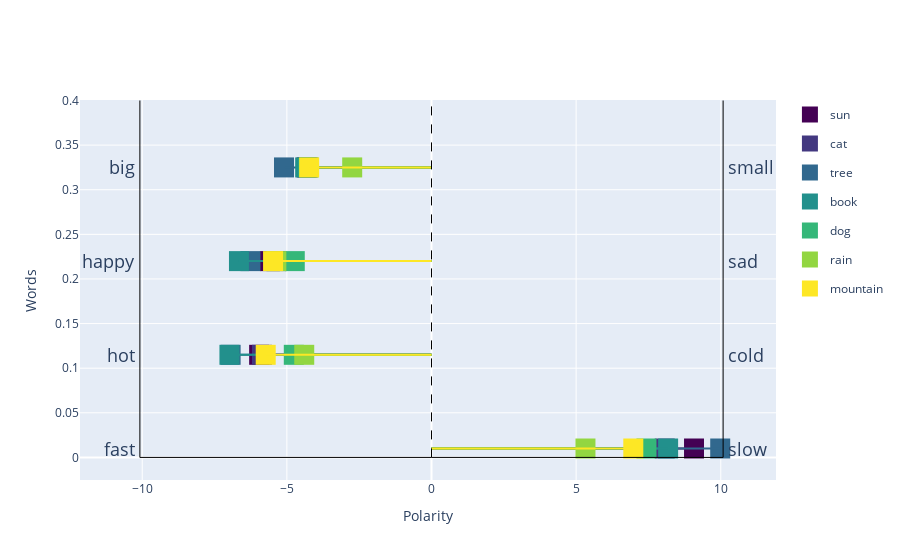
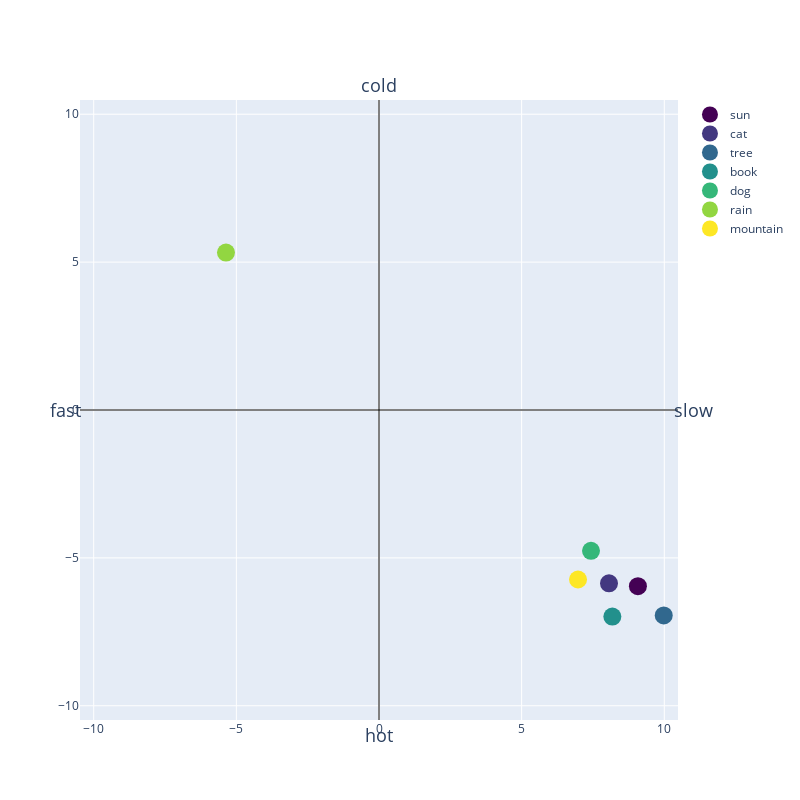
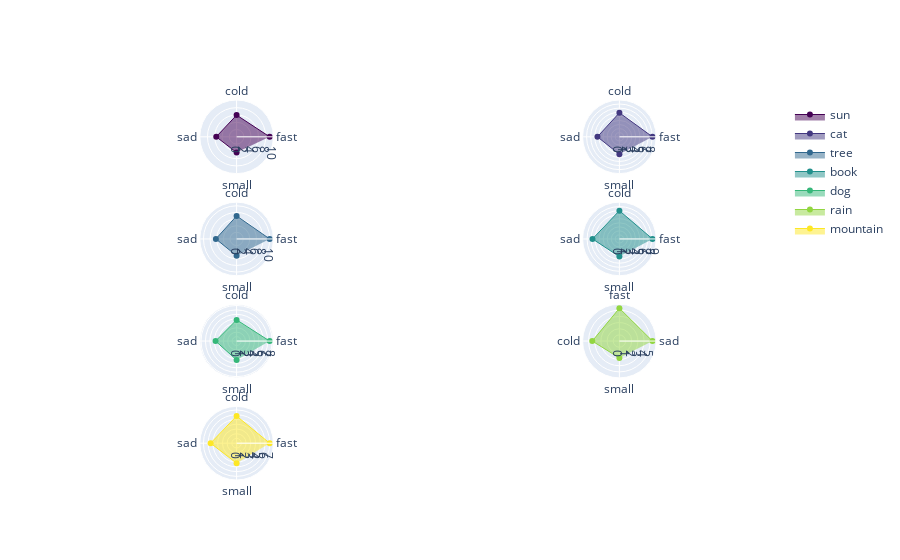
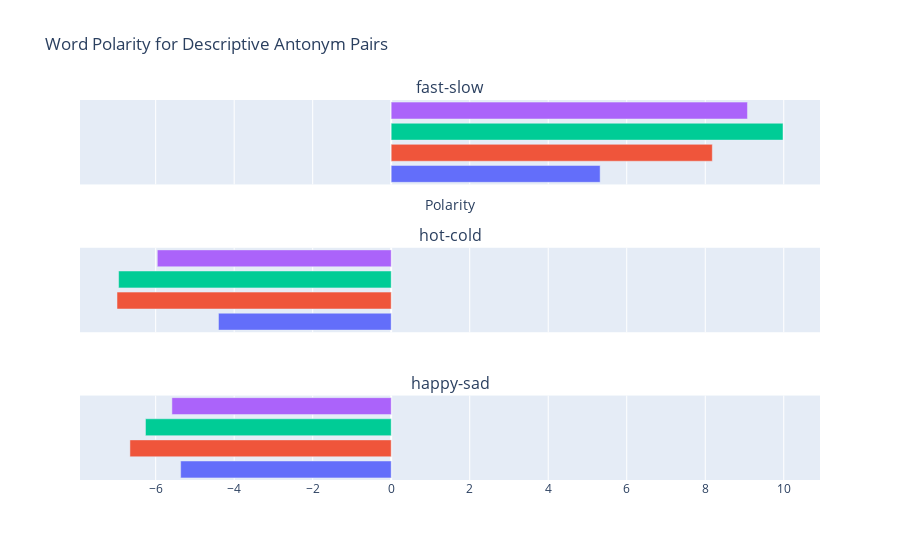

Notebook source saved alongside these figures, in order:
### Code cell
plotter = PolarityPlotter() 
plotter.plot_word_polarity(words, polar_dimensions)
plotter.plot_word_polarity_2d(words, polar_dimensions)
plotter.plot_word_polarity_polar_fig(words, polar_dimensions)
plotter.plot_descriptive_antonym_pairs(words, polar_dimensions, ['rain', 'book', 'tree', 'sun'], 3)

### Figure 1 — Plotly figure (JSON) as saved in the notebook; plotly's stock layout.template omitted (floating-point values rounded to 4 significant figures)
{"data": [{"legendgroup": "sun", "marker": {"color": "rgb(68, 1, 84)", "size": 20, "symbol": "square"}, "mode": "markers", "name": "sun", "showlegend": true, "type": "scatter", "x": [9.075], "y": [0.01]}, {"legendgroup": "sun", "line": {"color": "rgb(68, 1, 84)", "width": 2}, "mode": "lines", "showlegend": false, "type": "scatter", "x": [9.075, 0], "y": [0.01, 0.01]}, {"legendgroup": "cat", "marker": {"color": "rgb(67, 56, 128)", "size": 20, "symbol": "square"}, "mode": "markers", "name": "cat", "showlegend": true, "type": "scatter", "x": [8.062], "y": [0.01]}, {"legendgroup": "cat", "line": {"color": "rgb(67, 56, 128)", "width": 2}, "mode": "lines", "showlegend": false, "type": "scatter", "x": [8.062, 0], "y": [0.01, 0.01]}, {"legendgroup": "tree", "marker": {"color": "rgb(49, 104, 142)", "size": 20, "symbol": "square"}, "mode": "markers", "name": "tree", "showlegend": true, "type": "scatter", "x": [9.981], "y": [0.01]}, {"legendgroup": "tree", "line": {"color": "rgb(49, 104, 142)", "width": 2}, "mode": "lines", "showlegend": false, "type": "scatter", "x": [9.981, 0], "y": [0.01, 0.01]}, {"legendgroup": "book", "marker": {"color": "rgb(34, 144, 140)", "size": 20, "symbol": "square"}, "mode": "markers", "name": "book", "showlegend": true, "type": "scatter", "x": [8.18], "y": [0.01]}, {"legendgroup": "book", "line": {"color": "rgb(34, 144, 140)", "width": 2}, "mode": "lines", "showlegend": false, "type": "scatter", "x": [8.18, 0], "y": [0.01, 0.01]}, {"legendgroup": "dog", "marker": {"color": "rgb(53, 183, 121)", "size": 20, "symbol": "square"}, "mode": "markers", "name": "dog", "showlegend": true, "type": "scatter", "x": [7.431], "y": [0.01]}, {"legendgroup": "dog", "line": {"color": "rgb(53, 183, 121)", "width": 2}, "mode": "lines", "showlegend": false, "type": "scatter", "x": [7.431, 0], "y": [0.01, 0.01]}, {"legendgroup": "rain", "marker": {"color": "rgb(146, 214, 65)", "size": 20, "symbol": "square"}, "mode": "markers", "name": "rain", "showlegend": true, "type": "scatter", "x": [5.322], "y": [0.01]}, {"legendgroup": "rain", "line": {"color": "rgb(146, 214, 65)", "width": 2}, "mode": "lines", "showlegend": false, "type": "scatter", "x": [5.322, 0], "y": [0.01, 0.01]}, {"legendgroup": "mountain", "marker": {"color": "rgb(253, 231, 37)", "size": 20, "symbol": "square"}, "mode": "markers", "name": "mountain", "showlegend": true, "type": "scatter", "x": [6.976], "y": [0.01]}, {"legendgroup": "mountain", "line": {"color": "rgb(253, 231, 37)", "width": 2}, "mode": "lines", "showlegend": false, "type": "scatter", "x": [6.976, 0], "y": [0.01, 0.01]}, {"legendgroup": "sun", "marker": {"color": "rgb(68, 1, 84)", "size": 20, "symbol": "square"}, "mode": "markers", "name": "sun", "showlegend": false, "type": "scatter", "x": [-5.958], "y": [0.115]}, {"legendgroup": "sun", "line": {"color": "rgb(68, 1, 84)", "width": 2}, "mode": "lines", "showlegend": false, "type": "scatter", "x": [-5.958, 0], "y": [0.115, 0.115]}, {"legendgroup": "cat", "marker": {"color": "rgb(67, 56, 128)", "size": 20, "symbol": "square"}, "mode": "markers", "name": "cat", "showlegend": false, "type": "scatter", "x": [-5.861], "y": [0.115]}, {"legendgroup": "cat", "line": {"color": "rgb(67, 56, 128)", "width": 2}, "mode": "lines", "showlegend": false, "type": "scatter", "x": [-5.861, 0], "y": [0.115, 0.115]}, {"legendgroup": "tree", "marker": {"color": "rgb(49, 104, 142)", "size": 20, "symbol": "square"}, "mode": "markers", "name": "tree", "showlegend": false, "type": "scatter", "x": [-6.944], "y": [0.115]}, {"legendgroup": "tree", "line": {"color": "rgb(49, 104, 142)", "width": 2}, "mode": "lines", "showlegend": false, "type": "scatter", "x": [-6.944, 0], "y": [0.115, 0.115]}, {"legendgroup": "book", "marker": {"color": "rgb(34, 144, 140)", "size": 20, "symbol": "square"}, "mode": "markers", "name": "book", "showlegend": false, "type": "scatter", "x": [-6.985], "y": [0.115]}, {"legendgroup": "book", "line": {"color": "rgb(34, 144, 140)", "width": 2}, "mode": "lines", "showlegend": false, "type": "scatter", "x": [-6.985, 0], "y": [0.115, 0.115]}, {"legendgroup": "dog", "marker": {"color": "rgb(53, 183, 121)", "size": 20, "symbol": "square"}, "mode": "markers", "name": "dog", "showlegend": false, "type": "scatter", "x": [-4.76], "y": [0.115]}, {"legendgroup": "dog", "line": {"color": "rgb(53, 183, 121)", "width": 2}, "mode": "lines", "showlegend": false, "type": "scatter", "x": [-4.76, 0], "y": [0.115, 0.115]}, {"legendgroup": "rain", "marker": {"color": "rgb(146, 214, 65)", "size": 20, "symbol": "square"}, "mode": "markers", "name": "rain", "showlegend": false, "type": "scatter", "x": [-4.4], "y": [0.115]}, {"legendgroup": "rain", "line": {"color": "rgb(146, 214, 65)", "width": 2}, "mode": "lines", "showlegend": false, "type": "scatter", "x": [-4.4, 0], "y": [0.115, 0.115]}, {"legendgroup": "mountain", "marker": {"color": "rgb(253, 231, 37)", "size": 20, "symbol": "square"}, "mode": "markers", "name": "mountain", "showlegend": false, "type": "scatter", "x": [-5.731], "y": [0.115]}, {"legendgroup": "mountain", "line": {"color": "rgb(253, 231, 37)", "width": 2}, "mode": "lines", "showlegend": false, "type": "scatter", "x": [-5.731, 0], "y": [0.115, 0.115]}, {"legendgroup": "sun", "marker": {"color": "rgb(68, 1, 84)", "size": 20, "symbol": "square"}, "mode": "markers", "name": "sun", "showlegend": false, "type": "scatter", "x": [-5.586], "y": [0.22]}, {"legendgroup": "sun", "line": {"color": "rgb(68, 1, 84)", "width": 2}, "mode": "lines", "showlegend": false, "type": "scatter", "x": [-5.586, 0], "y": [0.22, 0.22]}, {"legendgroup": "cat", "marker": {"color": "rgb(67, 56, 128)", "size": 20, "symbol": "square"}, "mode": "markers", "name": "cat", "showlegend": false, "type": "scatter", "x": [-5.356], "y": [0.22]}, {"legendgroup": "cat", "line": {"color": "rgb(67, 56, 128)", "width": 2}, "mode": "lines", "showlegend": false, "type": "scatter", "x": [-5.356, 0], "y": [0.22, 0.22]}, {"legendgroup": "tree", "marker": {"color": "rgb(49, 104, 142)", "size": 20, "symbol": "square"}, "mode": "markers", "name": "tree", "showlegend": false, "type": "scatter", "x": [-6.259], "y": [0.22]}, {"legendgroup": "tree", "line": {"color": "rgb(49, 104, 142)", "width": 2}, "mode": "lines", "showlegend": false, "type": "scatter", "x": [-6.259, 0], "y": [0.22, 0.22]}, {"legendgroup": "book", "marker": {"color": "rgb(34, 144, 140)", "size": 20, "symbol": "square"}, "mode": "markers", "name": "book", "showlegend": false, "type": "scatter", "x": [-6.656], "y": [0.22]}, {"legendgroup": "book", "line": {"color": "rgb(34, 144, 140)", "width": 2}, "mode": "lines", "showlegend": false, "type": "scatter", "x": [-6.656, 0], "y": [0.22, 0.22]}, {"legendgroup": "dog", "marker": {"color": "rgb(53, 183, 121)", "size": 20, "symbol": "square"}, "mode": "markers", "name": "dog", "showlegend": false, "type": "scatter", "x": [-4.727], "y": [0.22]}, {"legendgroup": "dog", "line": {"color": "rgb(53, 183, 121)", "width": 2}, "mode": "lines", "showlegend": false, "type": "scatter", "x": [-4.727, 0], "y": [0.22, 0.22]}, {"legendgroup": "rain", "marker": {"color": "rgb(146, 214, 65)", "size": 20, "symbol": "square"}, "mode": "markers", "name": "rain", "showlegend": false, "type": "scatter", "x": [-5.363], "y": [0.22]}, {"legendgroup": "rain", "line": {"color": "rgb(146, 214, 65)", "width": 2}, "mode": "lines", "showlegend": false, "type": "scatter", "x": [-5.363, 0], "y": [0.22, 0.22]}, {"legendgroup": "mountain", "marker": {"color": "rgb(253, 231, 37)", "size": 20, "symbol": "square"}, "mode": "markers", "name": "mountain", "showlegend": false, "type": "scatter", "x": [-5.477], "y": [0.22]}, {"legendgroup": "mountain", "line": {"color": "rgb(253, 231, 37)", "width": 2}, "mode": "lines", "showlegend": false, "type": "scatter", "x": [-5.477, 0], "y": [0.22, 0.22]}, {"legendgroup": "sun", "marker": {"color": "rgb(68, 1, 84)", "size": 20, "symbol": "square"}, "mode": "markers", "name": "sun", "showlegend": false, "type": "scatter", "x": [-4.317], "y": [0.325]}, {"legendgroup": "sun", "line": {"color": "rgb(68, 1, 84)", "width": 2}, "mode": "lines", "showlegend": false, "type": "scatter", "x": [-4.317, 0], "y": [0.325, 0.325]}, {"legendgroup": "cat", "marker": {"color": "rgb(67, 56, 128)", "size": 20, "symbol": "square"}, "mode": "markers", "name": "cat", "showlegend": false, "type": "scatter", "x": [-4.279], "y": [0.325]}, {"legendgroup": "cat", "line": {"color": "rgb(67, 56, 128)", "width": 2}, "mode": "lines", "showlegend": false, "type": "scatter", "x": [-4.279, 0], "y": [0.325, 0.325]}, {"legendgroup": "tree", "marker": {"color": "rgb(49, 104, 142)", "size": 20, "symbol": "square"}, "mode": "markers", "name": "tree", "showlegend": false, "type": "scatter", "x": [-5.098], "y": [0.325]}, {"legendgroup": "tree", "line": {"color": "rgb(49, 104, 142)", "width": 2}, "mode": "lines", "showlegend": false, "type": "scatter", "x": [-5.098, 0], "y": [0.325, 0.325]}, {"legendgroup": "book", "marker": {"color": "rgb(34, 144, 140)", "size": 20, "symbol": "square"}, "mode": "markers", "name": "book", "showlegend": false, "type": "scatter", "x": [-4.367], "y": [0.325]}, {"legendgroup": "book", "line": {"color": "rgb(34, 144, 140)", "width": 2}, "mode": "lines", "showlegend": false, "type": "scatter", "x": [-4.367, 0], "y": [0.325, 0.325]}, {"legendgroup": "dog", "marker": {"color": "rgb(53, 183, 121)", "size": 20, "symbol": "square"}, "mode": "markers", "name": "dog", "showlegend": false, "type": "scatter", "x": [-4.251], "y": [0.325]}, {"legendgroup": "dog", "line": {"color": "rgb(53, 183, 121)", "width": 2}, "mode": "lines", "showlegend": false, "type": "scatter", "x": [-4.251, 0], "y": [0.325, 0.325]}, {"legendgroup": "rain", "marker": {"color": "rgb(146, 214, 65)", "size": 20, "symbol": "square"}, "mode": "markers", "name": "rain", "showlegend": false, "type": "scatter", "x": [-2.742], "y": [0.325]}, {"legendgroup": "rain", "line": {"color": "rgb(146, 214, 65)", "width": 2}, "mode": "lines", "showlegend": false, "type": "scatter", "x": [-2.742, 0], "y": [0.325, 0.325]}, {"legendgroup": "mountain", "marker": {"color": "rgb(253, 231, 37)", "size": 20, "symbol": "square"}, "mode": "markers", "name": "mountain", "showlegend": false, "type": "scatter", "x": [-4.229], "y": [0.325]}, {"legendgroup": "mountain", "line": {"color": "rgb(253, 231, 37)", "width": 2}, "mode": "lines", "showlegend": false, "type": "scatter", "x": [-4.229, 0], "y": [0.325, 0.325]}], "layout": {"annotations": [{"font": {"size": 18}, "showarrow": false, "text": "fast", "x": -10.18, "xanchor": "right", "xref": "x", "y": 0.01, "yref": "y"}, {"font": {"size": 18}, "showarrow": false, "text": "slow", "x": 10.18, "xanchor": "left", "xref": "x", "y": 0.01, "yref": "y"}, {"font": {"size": 18}, "showarrow": false, "text": "hot", "x": -10.18, "xanchor": "right", "xref": "x", "y": 0.115, "yref": "y"}, {"font": {"size": 18}, "showarrow": false, "text": "cold", "x": 10.18, "xanchor": "left", "xref": "x", "y": 0.115, "yref": "y"}, {"font": {"size": 18}, "showarrow": false, "text": "happy", "x": -10.18, "xanchor": "right", "xref": "x", "y": 0.22, "yref": "y"}, {"font": {"size": 18}, "showarrow": false, "text": "sad", "x": 10.18, "xanchor": "left", "xref": "x", "y": 0.22, "yref": "y"}, {"font": {"size": 18}, "showarrow": false, "text": "big", "x": -10.18, "xanchor": "right", "xref": "x", "y": 0.325, "yref": "y"}, {"font": {"size": 18}, "showarrow": false, "text": "small", "x": 10.18, "xanchor": "left", "xref": "x", "y": 0.325, "yref": "y"}], "autosize": true, "shapes": [{"line": {"color": "black", "width": 1}, "type": "line", "x0": -10.08, "x1": 10.08, "y0": 0, "y1": 0}, {"line": {"color": "black", "width": 1}, "type": "line", "x0": -10.08, "x1": -10.08, "y0": 0, "y1": 0.4}, {"line": {"color": "black", "width": 1}, "type": "line", "x0": 10.08, "x1": 10.08, "y0": 0, "y1": 0.4}, {"line": {"color": "black", "dash": "dash", "width": 1}, "type": "line", "x0": 0, "x1": 0, "y0": 0, "y1": 0.4}], "xaxis": {"anchor": "y", "autorange": true, "domain": [0, 1], "range": [-11.92, 11.7], "title": {"text": "Polarity"}, "type": "linear"}, "yaxis": {"anchor": "x", "autorange": true, "domain": [0, 1], "range": [-0.04307, 0.4012], "title": {"text": "Words"}, "type": "linear"}}}

### Figure 2 — Plotly figure (JSON) as saved in the notebook; plotly's stock layout.template omitted (floating-point values rounded to 4 significant figures)
{"data": [{"marker": {"color": "rgb(68, 1, 84)", "size": 18}, "mode": "markers", "name": "sun", "type": "scatter", "x": [9.075], "y": [-5.958]}, {"marker": {"color": "rgb(67, 56, 128)", "size": 18}, "mode": "markers", "name": "cat", "type": "scatter", "x": [8.062], "y": [-5.861]}, {"marker": {"color": "rgb(49, 104, 142)", "size": 18}, "mode": "markers", "name": "tree", "type": "scatter", "x": [9.981], "y": [-6.944]}, {"marker": {"color": "rgb(34, 144, 140)", "size": 18}, "mode": "markers", "name": "book", "type": "scatter", "x": [8.18], "y": [-6.985]}, {"marker": {"color": "rgb(53, 183, 121)", "size": 18}, "mode": "markers", "name": "dog", "type": "scatter", "x": [7.431], "y": [-4.76]}, {"marker": {"color": "rgb(146, 214, 65)", "size": 18}, "mode": "markers", "name": "rain", "type": "scatter", "x": [-5.363], "y": [5.322]}, {"marker": {"color": "rgb(253, 231, 37)", "size": 18}, "mode": "markers", "name": "mountain", "type": "scatter", "x": [6.976], "y": [-5.731]}], "layout": {"annotations": [{"font": {"size": 18}, "showarrow": false, "text": "fast", "x": -10.48, "xshift": -15, "y": 0}, {"font": {"size": 18}, "showarrow": false, "text": "slow", "x": 10.48, "xshift": 15, "y": 0}, {"font": {"size": 18}, "showarrow": false, "text": "hot", "x": 0, "y": -10.48, "yshift": -15}, {"font": {"size": 18}, "showarrow": false, "text": "cold", "x": 0, "y": 10.48, "yshift": 15}], "height": 800, "shapes": [{"line": {"color": "black", "width": 1}, "type": "line", "x0": -10.48, "x1": 10.48, "y0": 0, "y1": 0}, {"line": {"color": "black", "width": 1}, "type": "line", "x0": 0, "x1": 0, "y0": -10.48, "y1": 10.48}], "width": 800, "xaxis": {"range": [-10.48, 10.48], "type": "linear"}, "yaxis": {"range": [-10.48, 10.48], "type": "linear"}}}

### Figure 3 — Plotly figure (JSON) as saved in the notebook; plotly's stock layout.template omitted (floating-point values rounded to 4 significant figures)
{"data": [{"fill": "toself", "line": {"color": "rgb(68, 1, 84)", "width": 1}, "name": "sun", "r": [9.075, 5.958, 5.586, 4.317], "subplot": "polar", "theta": ["fast", "cold", "sad", "small"], "type": "scatterpolar"}, {"fill": "toself", "line": {"color": "rgb(67, 56, 128)", "width": 1}, "name": "cat", "r": [8.062, 5.861, 5.356, 4.279], "subplot": "polar2", "theta": ["fast", "cold", "sad", "small"], "type": "scatterpolar"}, {"fill": "toself", "line": {"color": "rgb(49, 104, 142)", "width": 1}, "name": "tree", "r": [9.981, 6.944, 6.259, 5.098], "subplot": "polar3", "theta": ["fast", "cold", "sad", "small"], "type": "scatterpolar"}, {"fill": "toself", "line": {"color": "rgb(34, 144, 140)", "width": 1}, "name": "book", "r": [8.18, 6.985, 6.656, 4.367], "subplot": "polar4", "theta": ["fast", "cold", "sad", "small"], "type": "scatterpolar"}, {"fill": "toself", "line": {"color": "rgb(53, 183, 121)", "width": 1}, "name": "dog", "r": [7.431, 4.76, 4.727, 4.251], "subplot": "polar5", "theta": ["fast", "cold", "sad", "small"], "type": "scatterpolar"}, {"fill": "toself", "line": {"color": "rgb(146, 214, 65)", "width": 1}, "name": "rain", "r": [5.363, 5.322, 4.4, 2.742], "subplot": "polar6", "theta": ["sad", "fast", "cold", "small"], "type": "scatterpolar"}, {"fill": "toself", "line": {"color": "rgb(253, 231, 37)", "width": 1}, "name": "mountain", "r": [6.976, 5.731, 5.477, 4.229], "subplot": "polar7", "theta": ["fast", "cold", "sad", "small"], "type": "scatterpolar"}], "layout": {"autosize": true, "polar": {"angularaxis": {"type": "category"}, "domain": {"x": [0, 0.45], "y": [0.8063, 1]}, "radialaxis": {"autorange": true, "range": [0, 11.56], "type": "linear"}}, "polar2": {"angularaxis": {"type": "category"}, "domain": {"x": [0.55, 1], "y": [0.8063, 1]}, "radialaxis": {"autorange": true, "range": [0, 10.27], "type": "linear"}}, "polar3": {"angularaxis": {"type": "category"}, "domain": {"x": [0, 0.45], "y": [0.5375, 0.7312]}, "radialaxis": {"autorange": true, "range": [0, 12.72], "type": "linear"}}, "polar4": {"angularaxis": {"type": "category"}, "domain": {"x": [0.55, 1], "y": [0.5375, 0.7312]}, "radialaxis": {"autorange": true, "range": [0, 10.42], "type": "linear"}}, "polar5": {"angularaxis": {"type": "category"}, "domain": {"x": [0, 0.45], "y": [0.2687, 0.4625]}, "radialaxis": {"autorange": true, "range": [0, 9.467], "type": "linear"}}, "polar6": {"angularaxis": {"type": "category"}, "domain": {"x": [0.55, 1], "y": [0.2687, 0.4625]}, "radialaxis": {"autorange": true, "range": [0, 6.833], "type": "linear"}}, "polar7": {"angularaxis": {"type": "category"}, "domain": {"x": [0, 0.45], "y": [0, 0.1938]}, "radialaxis": {"autorange": true, "range": [0, 8.887], "type": "linear"}}, "polar8": {"domain": {"x": [0.55, 1], "y": [0, 0.1938]}}}}

### Figure 4 — Plotly figure (JSON) as saved in the notebook; plotly's stock layout.template omitted (floating-point values rounded to 4 significant figures)
{"data": [{"marker": {"color": "#636EFA"}, "name": "rain", "offsetgroup": "Pair 1", "orientation": "h", "showlegend": false, "type": "bar", "x": [5.322], "xaxis": "x", "y": ["rain"], "yaxis": "y"}, {"marker": {"color": "#EF553B"}, "name": "book", "offsetgroup": "Pair 1", "orientation": "h", "showlegend": false, "type": "bar", "x": [8.18], "xaxis": "x", "y": ["book"], "yaxis": "y"}, {"marker": {"color": "#00CC96"}, "name": "tree", "offsetgroup": "Pair 1", "orientation": "h", "showlegend": false, "type": "bar", "x": [9.981], "xaxis": "x", "y": ["tree"], "yaxis": "y"}, {"marker": {"color": "#AB63FA"}, "name": "sun", "offsetgroup": "Pair 1", "orientation": "h", "showlegend": false, "type": "bar", "x": [9.075], "xaxis": "x", "y": ["sun"], "yaxis": "y"}, {"marker": {"color": "#636EFA"}, "name": "rain", "offsetgroup": "Pair 2", "orientation": "h", "showlegend": false, "type": "bar", "x": [-4.4], "xaxis": "x2", "y": ["rain"], "yaxis": "y2"}, {"marker": {"color": "#EF553B"}, "name": "book", "offsetgroup": "Pair 2", "orientation": "h", "showlegend": false, "type": "bar", "x": [-6.985], "xaxis": "x2", "y": ["book"], "yaxis": "y2"}, {"marker": {"color": "#00CC96"}, "name": "tree", "offsetgroup": "Pair 2", "orientation": "h", "showlegend": false, "type": "bar", "x": [-6.944], "xaxis": "x2", "y": ["tree"], "yaxis": "y2"}, {"marker": {"color": "#AB63FA"}, "name": "sun", "offsetgroup": "Pair 2", "orientation": "h", "showlegend": false, "type": "bar", "x": [-5.958], "xaxis": "x2", "y": ["sun"], "yaxis": "y2"}, {"marker": {"color": "#636EFA"}, "name": "rain", "offsetgroup": "Pair 3", "orientation": "h", "showlegend": false, "type": "bar", "x": [-5.363], "xaxis": "x3", "y": ["rain"], "yaxis": "y3"}, {"marker": {"color": "#EF553B"}, "name": "book", "offsetgroup": "Pair 3", "orientation": "h", "showlegend": false, "type": "bar", "x": [-6.656], "xaxis": "x3", "y": ["book"], "yaxis": "y3"}, {"marker": {"color": "#00CC96"}, "name": "tree", "offsetgroup": "Pair 3", "orientation": "h", "showlegend": false, "type": "bar", "x": [-6.259], "xaxis": "x3", "y": ["tree"], "yaxis": "y3"}, {"marker": {"color": "#AB63FA"}, "name": "sun", "offsetgroup": "Pair 3", "orientation": "h", "showlegend": false, "type": "bar", "x": [-5.586], "xaxis": "x3", "y": ["sun"], "yaxis": "y3"}], "layout": {"annotations": [{"font": {"size": 16}, "showarrow": false, "text": "fast-slow", "x": 0.5, "xanchor": "center", "xref": "paper", "y": 1, "yanchor": "bottom", "yref": "paper"}, {"font": {"size": 16}, "showarrow": false, "text": "hot-cold", "x": 0.5, "xanchor": "center", "xref": "paper", "y": 0.6111, "yanchor": "bottom", "yref": "paper"}, {"font": {"size": 16}, "showarrow": false, "text": "happy-sad", "x": 0.5, "xanchor": "center", "xref": "paper", "y": 0.2222, "yanchor": "bottom", "yref": "paper"}], "autosize": true, "barmode": "group", "legend": {"traceorder": "reversed"}, "title": {"text": "Word Polarity for Descriptive Antonym Pairs"}, "xaxis": {"anchor": "y", "domain": [0, 1], "matches": "x3", "range": [-10.48, 10.48], "showticklabels": false, "title": {"text": "Polarity"}, "type": "linear"}, "xaxis2": {"anchor": "y2", "domain": [0, 1], "matches": "x3", "showticklabels": false, "type": "linear"}, "xaxis3": {"anchor": "y3", "domain": [0, 1], "type": "linear"}, "yaxis": {"anchor": "x", "autorange": true, "domain": [0.7778, 1], "range": [-0.5, 3.5], "showticklabels": false, "type": "category"}, "yaxis2": {"anchor": "x2", "autorange": true, "domain": [0.3889, 0.6111], "range": [-0.5, 3.5], "showticklabels": false, "type": "category"}, "yaxis3": {"anchor": "x3", "autorange": true, "domain": [0, 0.2222], "range": [-0.5, 3.5], "showticklabels": false, "type": "category"}}}
